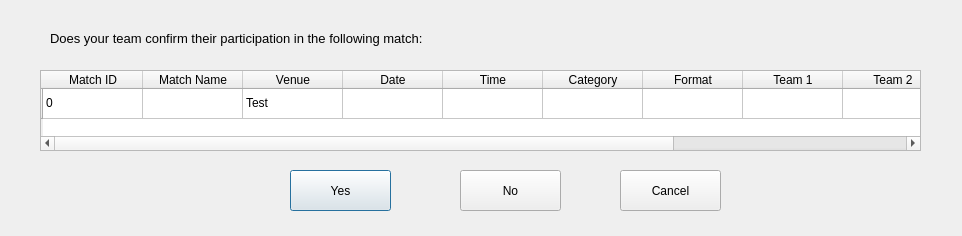
<?xml version="1.0" encoding="UTF-8"?>
<ui version="4.0">
 <class>Dialog</class>
 <widget class="QDialog" name="Dialog">
  <property name="geometry">
   <rect>
    <x>0</x>
    <y>0</y>
    <width>962</width>
    <height>236</height>
   </rect>
  </property>
  <property name="windowTitle">
   <string>Dialog</string>
  </property>
  <widget class="QTableWidget" name="Respond_Match_Table">
   <property name="geometry">
    <rect>
     <x>40</x>
     <y>70</y>
     <width>881</width>
     <height>81</height>
    </rect>
   </property>
   <row>
    <property name="text">
     <string/>
    </property>
   </row>
   <column>
    <property name="text">
     <string>Match ID</string>
    </property>
   </column>
   <column>
    <property name="text">
     <string>Match Name</string>
    </property>
   </column>
   <column>
    <property name="text">
     <string>Venue</string>
    </property>
   </column>
   <column>
    <property name="text">
     <string>Date</string>
    </property>
   </column>
   <column>
    <property name="text">
     <string>Time</string>
    </property>
   </column>
   <column>
    <property name="text">
     <string>Category</string>
    </property>
   </column>
   <column>
    <property name="text">
     <string>Format</string>
    </property>
   </column>
   <column>
    <property name="text">
     <string>Team 1</string>
    </property>
   </column>
   <column>
    <property name="text">
     <string>Team 2</string>
    </property>
   </column>
   <column>
    <property name="text">
     <string>Confirmed by T1</string>
    </property>
   </column>
   <column>
    <property name="text">
     <string>Confirmed by T2</string>
    </property>
   </column>
   <item row="0" column="0">
    <property name="text">
     <string>0</string>
    </property>
   </item>
   <item row="0" column="2">
    <property name="text">
     <string>Test</string>
    </property>
   </item>
  </widget>
  <widget class="QLabel" name="label">
   <property name="geometry">
    <rect>
     <x>50</x>
     <y>30</y>
     <width>541</width>
     <height>16</height>
    </rect>
   </property>
   <property name="font">
    <font>
     <pointsize>10</pointsize>
    </font>
   </property>
   <property name="text">
    <string>Does your team confirm their participation in the following match:</string>
   </property>
  </widget>
  <widget class="QPushButton" name="Yes_Button">
   <property name="geometry">
    <rect>
     <x>290</x>
     <y>170</y>
     <width>101</width>
     <height>41</height>
    </rect>
   </property>
   <property name="text">
    <string>Yes</string>
   </property>
  </widget>
  <widget class="QPushButton" name="No_Button">
   <property name="geometry">
    <rect>
     <x>460</x>
     <y>170</y>
     <width>101</width>
     <height>41</height>
    </rect>
   </property>
   <property name="text">
    <string>No</string>
   </property>
  </widget>
  <widget class="QPushButton" name="Cancel_Button">
   <property name="geometry">
    <rect>
     <x>620</x>
     <y>170</y>
     <width>101</width>
     <height>41</height>
    </rect>
   </property>
   <property name="text">
    <string>Cancel</string>
   </property>
  </widget>
 </widget>
 <resources/>
 <connections/>
</ui>
